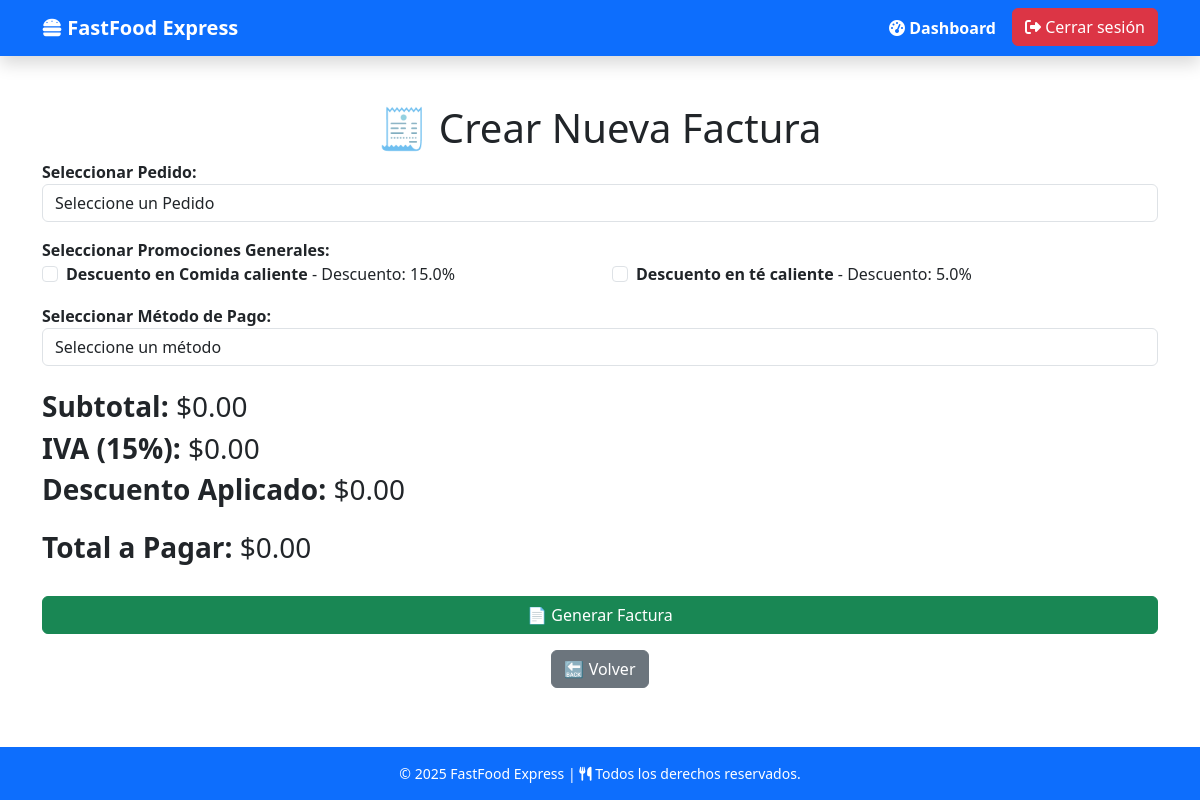
The page /factura/crear/ (signed in) on the database its author committed.
### facturacion/models.py (models this page shows, shortened)
class Promocion(models.Model):
    descripcion = models.CharField(max_length=255)
    porcentaje_descuento = models.FloatField()
    tipo_clima = models.CharField(max_length=50, default="Desconocido", help_text="Ej: Lluvia, Soleado, Nublado")
    activa = models.BooleanField(default=True)
    producto = models.ForeignKey(Producto, null=True, blank=True, on_delete=models.CASCADE,
                                 help_text="Dejar en blanco si aplica a toda la factura")

### facturacion/views.py (the view, shortened to what this page needs)
# urls.py: path('factura/crear/', crear_factura, name='crear_factura'),
@login_required
def crear_factura(request):
    pedidos = Pedido.objects.filter(estado="PENDIENTE")
    promociones = Promocion.objects.filter(activa=True)
    return render(request, "facturacion/crear_factura.html", {
        "pedidos": pedidos,
        "promociones": promociones
    })

### templates/facturacion/crear_factura.html (shortened to what this page needs)
{% extends 'base.html' %}
{% load static %}
{% block content %}
<div class="container mt-5">
    <h1 class="text-center">🧾 Crear Nueva Factura</h1>
    <form method="post" action="{% url 'crear_factura' %}">
        <div class="form-group">
            <label for="pedido"><strong>Seleccionar Pedido:</strong></label>
            <select name="pedido_id" id="pedido" class="form-control" required>
                <option value="">Seleccione un Pedido</option>
            </select>
        </div>
        <div class="form-group mt-3">
            <label><strong>Seleccionar Promociones Generales:</strong></label>
            <div class="row">
                {% for promo in promociones %}
                <div class="col-md-6">
                    <div class="form-check">
                        <input class="form-check-input promo-checkbox" type="checkbox" name="promociones" value="{{ promo.id }}" data-descuento="{{ promo.porcentaje_descuento }}">
                        <label class="form-check-label">
                            <strong>{{ promo.descripcion }}</strong> - Descuento: {{ promo.porcentaje_descuento }}%
                        </label>
                    </div>
                </div>
                {% empty %}
                <p class="text-muted">No hay promociones disponibles.</p>
                {% endfor %}
            </div>
        </div>
        <div class="form-group mt-3">
            <label><strong>Seleccionar Método de Pago:</strong></label>
            <select name="metodo_pago" id="metodo_pago" class="form-control" required>
                <option value="">Seleccione un método</option>
            </select>
        </div>
        <h3 class="mt-4"><strong>Subtotal:</strong> <span id="subtotal">$0.00</span></h3>
        <h3><strong>IVA (15%):</strong> <span id="impuestos">$0.00</span></h3>
        <h3><strong>Descuento Aplicado:</strong> <span id="descuento">$0.00</span></h3>
        <h3 class="mt-4"><strong>Total a Pagar:</strong> <span id="total_pagar">$0.00</span></h3>
        <button type="submit" class="btn btn-success mt-4 w-100">📄 Generar Factura</button>
    </form>
    <div class="text-center mt-3">
        <a href="javascript:history.back()" class="btn btn-secondary">🔙 Volver</a>
    </div>
</div>
{% endblock %}

### static/css/global.css (style rules this page uses)
body { font-family: 'Poppins', sans-serif; background-color: #f4f4f4; }
.btn { font-size: 16px; padding: 10px 18px; border-radius: 8px; transition: 0.3s; }
h1, h2, h3 { color: #ff5722; font-weight: bold; }

### rows shown on the page
Promocion: descripcion "Descuento en Comida caliente", porcentaje_descuento "15.0"
Promocion: descripcion "Descuento en té caliente", porcentaje_descuento "5.0"
